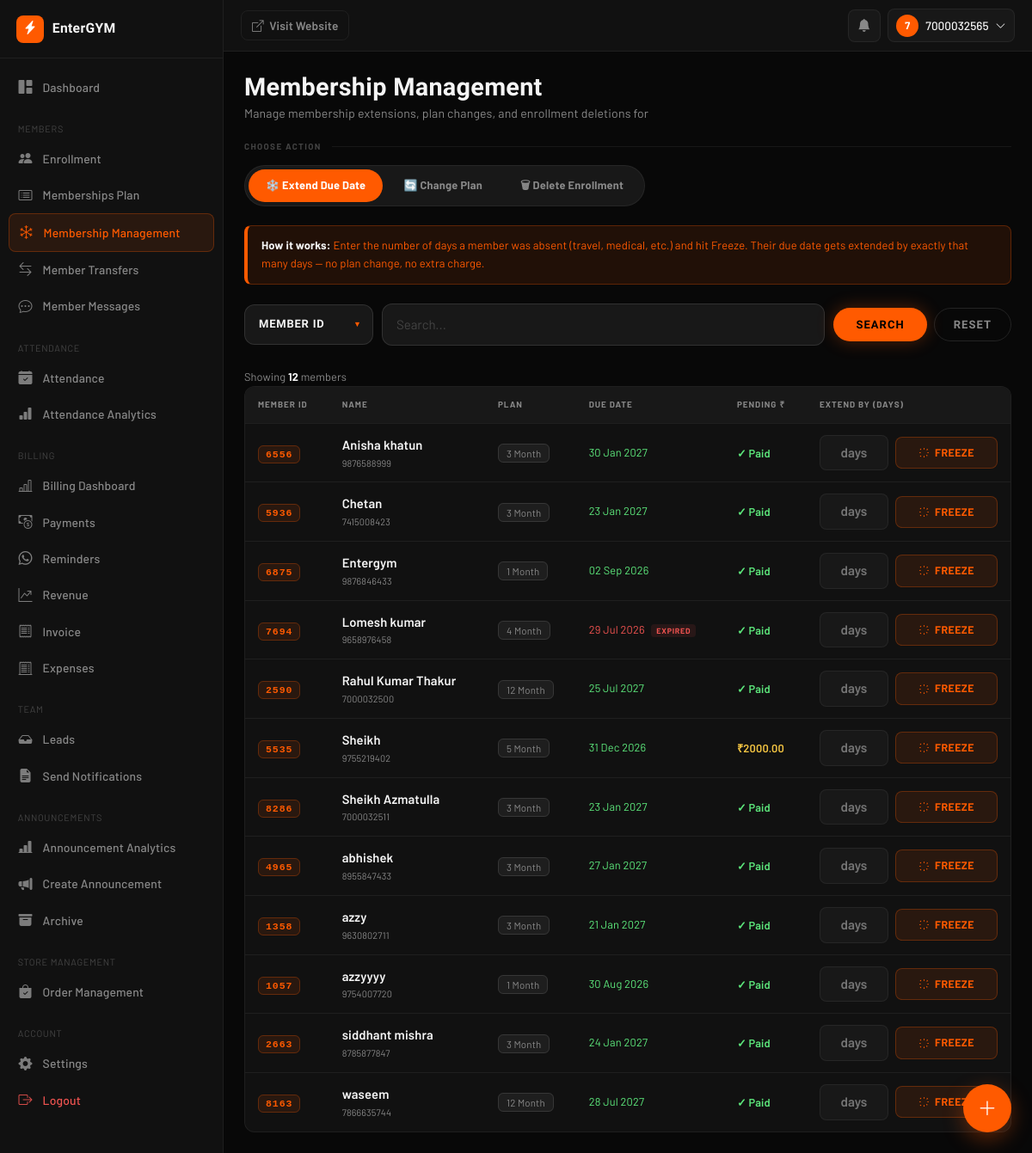
Page /freeze-membership/ (signed in) on the earlier database version.
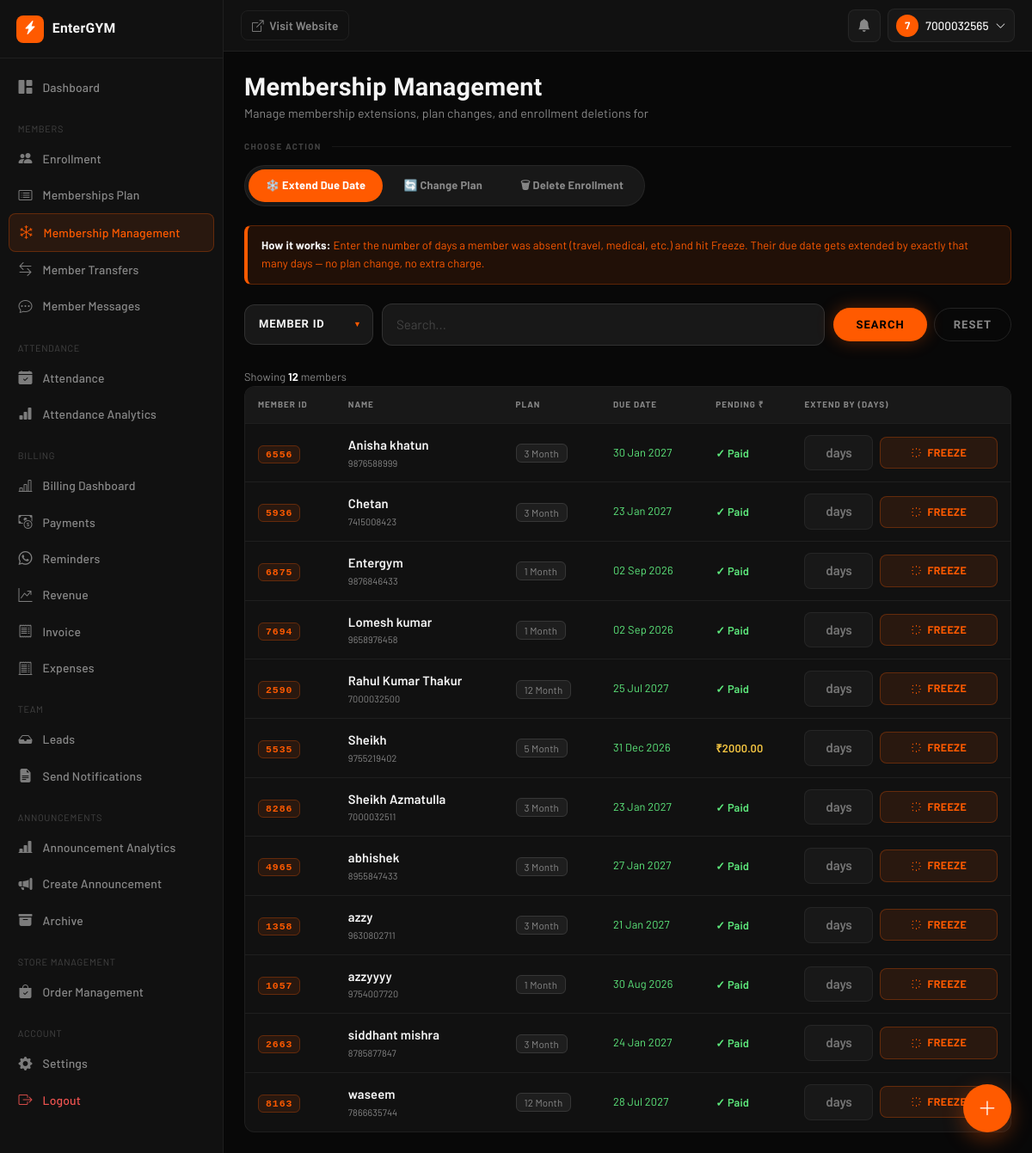
Same page on the later database version.
### AuthFit/models.py (models this page shows, shortened)
class Enrollment(models.Model):
    gym = models.ForeignKey(Gym, on_delete=models.CASCADE, db_index=True)
    objects = GymManager()
    GENDER_CHOICES = [('M', 'Male'), ('F', 'Female')]
    PAYMENT = [("Done", 'Done'), ("Pending", 'Pending')]
    METHOD = [('C', 'CASH'), ('U', 'UPI'), ('B', 'UPI + CASH')]
    SOURCE_CHOICES = [
        ("OWNER", "Owner"),
        ("MEMBER", "Member"),
    ]
    unique_id = models.CharField(max_length=10, editable=False, db_index=True)
    membership_start_date = models.DateField(
        default=timezone.localdate,
        help_text="Actual membership start date. Used to calculate DueDate — "
                "lets owners backdate enrollment for members who joined "
                "before EnterGYM. Distinct from `doj` (record-creation date).",
    )
    user = models.ForeignKey(
        User, on_delete=models.CASCADE, null=True, blank=True
    )
    profile_completed = models.BooleanField(default=False)
    source = models.CharField(max_length=10, choices=SOURCE_CHOICES, default="OWNER")
    fullname = models.CharField(max_length=25)
    email = models.EmailField(blank=True ,null=True)
    gender = models.CharField(max_length=1, choices=GENDER_CHOICES, blank=True ,null=True)
    phone = models.CharField(max_length=10, db_index=True)
    address = models.TextField(blank=True)
    reference = models.CharField(max_length=30, null=True, blank=True)
    selectPlan = models.ForeignKey(MembershipPlan, on_delete=models.CASCADE)
    trainer = models.ForeignKey(
        Trainer, on_delete=models.SET_NULL, null=True, blank=True
    )
    Amount = models.DecimalField(max_digits=10, decimal_places=2)
    paidAmount = models.DecimalField(default=0,max_digits=10,decimal_places=2,null=False)
    paymentDate = models.DateField(blank=True, null=True)
    paymentMethod = models.CharField(
        max_length=1, choices=METHOD, blank=True, null=True
    )
    pendingAmount = models.DecimalField(default=0,max_digits=10,decimal_places=2)
    pendingpaymentMethod = models.CharField(
        max_length=1, choices=METHOD, blank=True, null=True
    )
    pendingpaymentDate =  models.DateField(blank=True, null=True)
    paymentStatus = models.CharField(
        max_length=10, choices=PAYMENT, default="Pending"
    )
    last_expiry_notif_sent = models.DateField(null=True, blank=True)
    initial_invoice_generated = models.BooleanField(
        default=False,
        help_text="Set once the up-front payment collected during Quick Enrollment "
                "has been converted into a Payment + Invoice.",
    )
    doj = models.DateField(auto_now_add=True)
    DueDate = models.DateField(blank=True, null=True,db_index=True)
    created_at = models.DateTimeField(auto_now_add=True)
    is_active = models.BooleanField(default=True, db_index=True)
    is_deleted = models.BooleanField(default=False, db_index=True)
    deleted_at = models.DateTimeField(null=True, blank=True)
    deleted_by = models.ForeignKey(
        User, on_delete=models.SET_NULL, null=True, blank=True, related_name='+'
    )
    face_enrolled = models.BooleanField(default=False)
    face_image = CloudinaryField('image', null=True, blank=True)
    face_embeddings = models.JSONField(default=list, blank=True)
    class Meta:
        unique_together = ('gym', 'unique_id')
        indexes = [
            models.Index(fields=['gym', 'unique_id']),
            models.Index(fields=['gym', 'phone']),
            models.Index(fields=['gym', 'paymentStatus']),
        ]
        constraints = [
            models.UniqueConstraint(
                fields=['gym', 'phone'],
                condition=models.Q(user__isnull=True),
                name='unique_pending_enrollment_phone_per_gym',
            )
        ]
    @property
    def is_expired(self):
        if self.DueDate:
            return timezone.localdate() > self.DueDate
        return False
    @property
    def days_remaining(self):
        if self.DueDate:
            return (self.DueDate - timezone.localdate()).days
        return None

class MembershipPlan(models.Model):
    gym = models.ForeignKey(
        Gym,
        on_delete=models.CASCADE,
        db_index=True
    )
    plan = models.CharField(max_length=100)
    price = models.IntegerField()
    duration_days = models.IntegerField(default=30)
    show_on_home = models.BooleanField(
        default=False,
        help_text="Show this plan in the pricing section of your gym's public homepage."
    )
    objects = GymManager()

### AuthFit/views.py (the view, shortened to what this page needs)
# urls.py: path('freeze-membership/', views.freeze_membership, name='freeze_membership'),
@_gym_staff_required
def freeze_membership(request):
    gym = getattr(request, 'gym', None)
    from AuthFit.permissions import has_permission
    active_tab = request.GET.get("tab", "freeze")
    if active_tab not in ("freeze", "changeplan", "deleteenrollment"):
        active_tab = "freeze"
    freeze_query = request.GET.get("freeze_search", "").strip()
    qs = Enrollment.objects.filter(is_deleted=False).select_related("selectPlan").order_by("fullname")
    if gym:
        qs = qs.filter(gym=gym)
    if freeze_query:
        qs = qs.filter(unique_id=freeze_query)
    paginator = Paginator(qs, 20)
    page_obj  = paginator.get_page(request.GET.get("page", 1))
    can_change_plan = has_permission(request, "can_change_membership_plan")
    can_delete_enrollment = has_permission(request, "can_delete_enrollment")
    plans = []
    change_plan_rows = []
    cmp_page_obj = None
    cmp_query = ""
    del_page_obj = None
    del_query = ""
    del_status = "all"
    if can_delete_enrollment and gym:
        del_query, del_status, del_page_obj = _build_delete_enrollment_page(request, gym)
    return render(request, "freeze_membership.html", {
        "active_tab": active_tab,
        "page_obj": page_obj,
        "freeze_search_by_choices": [("id", "Member ID")],
        "freeze_search_by": "id",
        "freeze_search": freeze_query,
        "can_change_plan": can_change_plan,
        "can_delete_enrollment": can_delete_enrollment,
        "plans": plans,
        "change_plan_rows": change_plan_rows,
        "cmp_page_obj": cmp_page_obj,
        "cmp_query": cmp_query,
        "cmp_search_by_choices": [("all", "Name / Phone / ID")],
        "cmp_search_by": "all",
        "del_page_obj": del_page_obj,
        "del_query": del_query,
        "del_status": del_status,
        "del_search_by_choices": [("all", "Name / Phone / ID")],
        "del_search_by": "all",
        "del_status_choices": [
            ("all", "All"),
            ("active", "Active"),
            ("frozen", "Frozen"),
            ("expired", "Expired"),
            ("pending_signup", "Pending Signup"),
            ("duplicate", "Duplicate Candidates"),
        ],
    })

### AuthFit/colorutils.py (called while the page is built)
def _clean_hex(hex_color):
    hex_color = (hex_color or '#ff5a00').lstrip('#')
    if not re.fullmatch(r'[0-9a-fA-F]{6}', hex_color):
        hex_color = 'ff5a00'
    return hex_color

def hex_to_rgba(hex_color, alpha):
    h = _clean_hex(hex_color)
    r, g, b = int(h[0:2], 16), int(h[2:4], 16), int(h[4:6], 16)
    return f'rgba({r},{g},{b},{alpha})'

def lighten(hex_color, amount=0.15):
    h = _clean_hex(hex_color)
    r, g, b = int(h[0:2], 16), int(h[2:4], 16), int(h[4:6], 16)
    r = min(255, int(r + (255 - r) * amount))
    g = min(255, int(g + (255 - g) * amount))
    b = min(255, int(b + (255 - b) * amount))
    return f'#{r:02x}{g:02x}{b:02x}'

### AuthFit/context_processors.py (called while the page is built, shortened)
def saas_config(request):
    return {
        'BASE_DOMAIN': os.environ.get('BASE_DOMAIN', 'entergym.in'),
    }

def _user_hash(uid: int) -> str:
    return hmac.new(
        settings.SECRET_KEY.encode("utf-8"),
        str(uid).encode("utf-8"),
        hashlib.sha256,
    ).hexdigest()[:16]

def gym_context(request):
    gym = getattr(request, 'gym', None)
    if gym is None:
        return {'gym': None, 'favicon_url': None, 'logo_url': None}

### Gym/mixins.py (called while the page is built)
    def get_queryset(self):
        return GymQuerySet(self.model, using=self._db)

### templates/freeze_membership.html (shortened to what this page needs)
{% extends "dashboard/base.html" %}
{% block content %}
<div class="db-page-header">
  <div>
    <h1 class="db-page-title">Membership Management</h1>
    <p class="db-page-sub">Manage membership extensions, plan changes, and enrollment deletions for {{ gym.gym_name }}</p>
  </div>
</div>
{% if can_change_plan or can_delete_enrollment %}
<p class="fm-section-label">Choose Action</p>
<div class="fm-tabs" id="member-tabs" data-active-tab="{{ active_tab }}">
  <button class="fm-tab-btn {% if active_tab == 'freeze' %}active{% endif %}" data-tab="freeze">❄️ Extend Due Date</button>
  {% if can_change_plan %}
  <button class="fm-tab-btn {% if active_tab == 'changeplan' %}active{% endif %}" data-tab="changeplan">🔄 Change Plan</button>
  {% endif %}
  {% if can_delete_enrollment %}
  <button class="fm-tab-btn {% if active_tab == 'deleteenrollment' %}active{% endif %}" data-tab="deleteenrollment">🗑 Delete Enrollment</button>
  {% endif %}
</div>
{% endif %}
<div id="tab-freeze" class="fm-tab-panel {% if active_tab == 'freeze' %}active{% endif %}">
  <div class="fm-banner">
    <strong>How it works:</strong> Enter the number of days a member was absent (travel, medical, etc.) and hit Freeze. Their due date gets extended by exactly that many days — no plan change, no extra charge.
  </div>
    {% include "partials/search_form.html" with field_name="freeze_search" current_tab="freeze" search_by_choices=freeze_search_by_choices search_by=freeze_search_by search=freeze_search %}
    <span class="fm-search-info">
      Showing <strong>{{ page_obj.paginator.count }}</strong> member{{ page_obj.paginator.count|pluralize }}{% if freeze_search %} matching <strong>"{{ freeze_search }}"</strong>{% endif %}
    </span>
  {% if page_obj.object_list %}
  <div class="fm-table-wrap">
    <table>
      <thead>
        <tr>
          <th>Member ID</th>
          <th>Name</th>
          <th>Plan</th>
          <th>Due Date</th>
          <th>Pending ₹</th>
          <th>Extend By (Days)</th>
        </tr>
      </thead>
      <tbody>
        {% for row in page_obj.object_list %}
        <tr>
          <td><span class="fm-uid">{{ row.unique_id }}</span></td>
          <td>
            <div class="fm-name-cell">{{ row.fullname }}</div>
            <div class="fm-sub-text">{{ row.phone }}</div>
          </td>
          <td><span class="fm-plan-pill">{{ row.selectPlan.plan }}</span></td>
          <td>
            <div class="fm-due-date {% if row.is_expired %}expired{% elif row.days_remaining <= 5 %}expiring{% else %}ok{% endif %}">
              {{ row.DueDate|date:"d M Y" }}
              {% if row.is_expired %}
                <span class="fm-due-tag expired">Expired</span>
              {% elif row.days_remaining <= 5 %}
                <span class="fm-due-tag expiring">{{ row.days_remaining }}d left</span>
              {% endif %}
            </div>
          </td>
          <td>
            {% if row.pendingAmount == 0 %}
              <span class="fm-pending-0">✓ Paid</span>
            {% else %}
              <span class="fm-pending-amt">₹{{ row.pendingAmount }}</span>
            {% endif %}
          </td>
          <td>
            <div class="fm-freeze-form">
              <input type="number" min="1" max="365" class="fm-freeze-input" id="freeze-days-{{ row.id }}"
                     name="days" placeholder="days" data-days-input/>
              <button class="fm-btn-freeze" type="button"
                data-id="{{ row.id }}" data-uid="{{ row.unique_id }}"
                data-name="{{ row.fullname }}" data-due="{{ row.DueDate|date:'d M Y' }}">
                <svg xmlns="http://www.w3.org/2000/svg" fill="none" viewBox="0 0 24 24" stroke="currentColor" stroke-width="2">
                  <path stroke-linecap="round" stroke-linejoin="round" d="M12 3v1m0 16v1M4.22 4.22l.707.707m12.728 12.728.707.707M3 12h1m16 0h1M4.22 19.78l.707-.707M18.364 5.636l.707-.707"/>
                </svg>
                Freeze
              </button>
            </div>
          </td>
        </tr>
        {% endfor %}
      </tbody>
    </table>
  </div>
  {% endif %}
</div>
{% endblock %}

Differences in the rows shown:
changed Enrollment "Lomesh kumar": selectPlan.plan "4 Month" → "1 Month"; DueDate "29 Jul 2026" → "02 Sep 2026"; no longer shows "EXPIRED"
